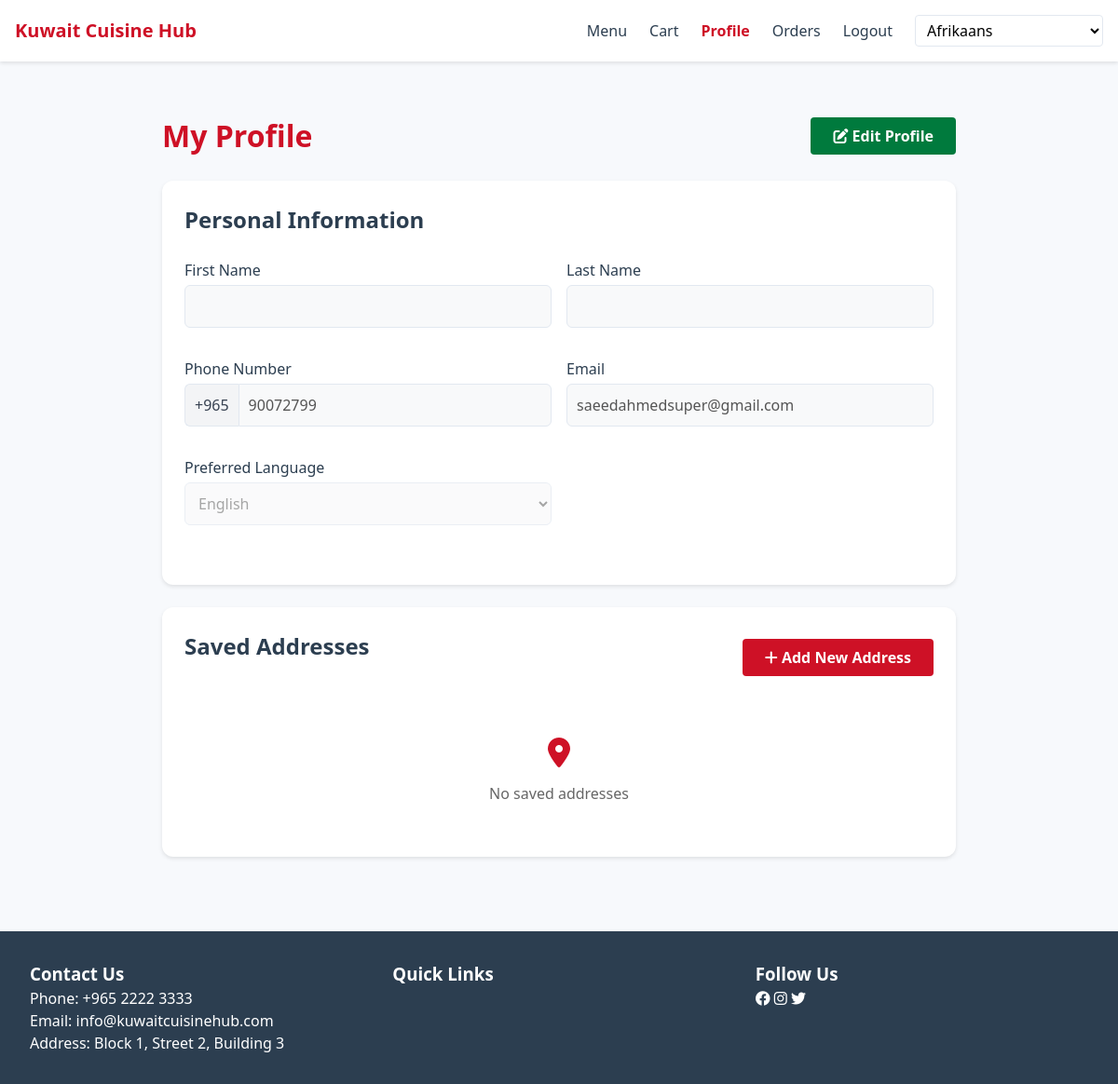
The app's page /accounts/profile/ (signed in) with its own data.
### accounts/models.py (models this page shows)
class User(AbstractUser):
    groups = models.ManyToManyField(
        'auth.Group',
        related_name='custom_user_set',
        blank=True,
        help_text='The groups this user belongs to.'
    )
    user_permissions = models.ManyToManyField(
        'auth.Permission',
        related_name='custom_user_set',
        blank=True,
        help_text='Specific permissions for this user.'
    )
    phone_regex = RegexValidator(
        regex=r'^\+965[0-9]{8}$',
        message=_(
            "Phone number must be entered in the format: '+96555555555'. Up to 8 digits allowed after country code.")
    )
    phone_number = models.CharField(
        _("Phone number"),
        validators=[phone_regex],
        max_length=12,  # +965 + 8 digits
        unique=True,
        help_text=_("Required. Format: +96555555555")
    )
    address = models.TextField(_("Address"))
    preferred_language = models.CharField(
        _("Preferred Language"),
        max_length=2,
        choices=[('ar', _('Arabic')), ('en', _('English'))],
        default='en'
    )
    USERNAME_FIELD = 'phone_number'
    REQUIRED_FIELDS = ['username', 'email']

### accounts/views.py (the view, shortened to what this page needs)
# urls.py: path('profile/', views.ProfileView.as_view(), name='profile'),
class ProfileView(LoginRequiredMixin, UpdateView):
    model = User
    form_class = UserProfileForm
    template_name = 'accounts/profile.html'
    success_url = reverse_lazy('accounts:profile')
    def get_object(self):
        return self.request.user

### accounts/forms.py (shortened to what this page needs)
class UserProfileForm(forms.ModelForm):
    class Meta:
        model = User
        fields = ['first_name', 'last_name', 'phone_number', 'email', 'preferred_language']

### accounts/templates/accounts/profile.html (shortened to what this page needs)
{% extends "base.html" %}
{% load i18n %}
{% block content %}
<div class="profile-container">
   <div class="profile-header">
       <h1>{% trans "My Profile" %}</h1>
       <button class="btn btn-secondary edit-profile-btn">
           <i class="fas fa-edit"></i> {% trans "Edit Profile" %}
       </button>
   </div>
   <div class="profile-content">
       <div class="profile-section">
           <h2>{% trans "Personal Information" %}</h2>
           <form method="post" class="profile-form" id="profileForm">
               <div class="form-grid">
                   <div class="form-group">
                       <label>{% trans "First Name" %}</label>
                       <input type="text" name="first_name" value="{{ user.first_name }}" disabled
                              class="form-input">
                   </div>
                   <div class="form-group">
                       <label>{% trans "Last Name" %}</label>
                       <input type="text" name="last_name" value="{{ user.last_name }}" disabled
                              class="form-input">
                   </div>
                   <div class="form-group">
                       <label>{% trans "Phone Number" %}</label>
                       <div class="input-group">
                           <span class="input-prefix">+965</span>
                           <input type="tel" name="phone_number" value="{{ user.phone_number|slice:'4:' }}"
                                  pattern="[0-9]{8}" placeholder="XXXXXXXX" class="form-input" disabled>
                       </div>
                   </div>
                   <div class="form-group">
                       <label>{% trans "Email" %}</label>
                       <input type="email" name="email" value="{{ user.email }}" disabled
                              class="form-input">
                   </div>
                   <div class="form-group">
                       <label>{% trans "Preferred Language" %}</label>
                       <select name="preferred_language" disabled class="form-select">
                           <option value="en" {% if user.preferred_language == 'en' %}selected{% endif %}>English</option>
                       </select>
                   </div>
               </div>
           </form>
       </div>
       <div class="profile-section">
           <div class="section-header">
               <h2>{% trans "Saved Addresses" %}</h2>
               <button class="btn btn-primary add-address-btn">
                   <i class="fas fa-plus"></i> {% trans "Add New Address" %}
               </button>
           </div>
           <div class="addresses-list">
               {% for address in user.addresses.all %}
                   <div class="address-card">
                       <div class="address-details">
                           <p class="area">{{ address.area }}, {% trans "Block" %} {{ address.block }}</p>
                           <p class="street">{% trans "Street" %} {{ address.street }}, {% trans "Building" %} {{ address.building }}</p>
                           {% if address.apartment %}
                               <p class="apartment">{% trans "Apartment" %} {{ address.apartment }}</p>
                           {% endif %}
                       </div>
                       <div class="address-actions">
                           <button class="btn-icon edit-address" data-address-id="{{ address.id }}">
                               <i class="fas fa-edit"></i>
                           </button>
                           <button class="btn-icon delete-address" data-address-id="{{ address.id }}">
                               <i class="fas fa-trash"></i>
                           </button>
                       </div>
                   </div>
               {% empty %}
                   <div class="no-addresses">
                       <i class="fas fa-map-marker-alt"></i>
                       <p>{% trans "No saved addresses" %}</p>
                   </div>
               {% endfor %}
           </div>
       </div>
   </div>
</div>
{% endblock %}

### templates/base.html (style rules this page uses)
:root { --primary-color: #CE1126; --secondary-color: #007A3D; --accent-color: #B8985D; --text-color: #2C3E50; --light-bg: #F7F9FC; --border-color: #E2E8F0; --font-sm: 0.875rem; --font-base: 1rem; --font-lg: 1.125rem; --font-xl: 1.25rem; --spacing-xs: 0.25rem; --spacing-sm: 0.5rem; --spacing-md: 1rem; --spacing-lg: 1.5rem; --spacing-xl: 2rem; }
body { font-family: system-ui, -apple-system, BlinkMacSystemFont, 'Segoe UI', Roboto, Oxygen, Ubuntu, Cantarell, sans-serif; color: var(--text-color); line-height: 1.5; background-color: var(--light-bg); }
.btn { display: inline-block; padding: var(--spacing-sm) var(--spacing-lg); border-radius: 4px; font-weight: 600; text-decoration: none; cursor: pointer; transition: all 0.3s ease; }
.btn-primary { background-color: var(--primary-color); color: white; border: none; }
.btn-secondary { background-color: var(--secondary-color); color: white; border: none; }

### accounts/templates/accounts/profile.html (style rules this page uses)
.profile-container { max-width: 900px; margin: 0 auto; padding: var(--spacing-lg); }
.profile-header { display: flex; justify-content: space-between; align-items: center; margin-bottom: var(--spacing-lg); }
.profile-header h1 { font-size: 2rem; color: var(--primary-color); margin: 0; }
.profile-section { background: white; padding: var(--spacing-lg); border-radius: 12px; box-shadow: 0 2px 4px rgba(0,0,0,0.1); margin-bottom: var(--spacing-lg); }
.profile-section h2 { color: var(--text-color); margin-bottom: var(--spacing-lg); font-size: 1.5rem; }
.form-grid { display: grid; grid-template-columns: repeat(2, 1fr); gap: var(--spacing-md); margin-bottom: var(--spacing-lg); }
.form-group { margin-bottom: var(--spacing-md); }
.form-group label { display: block; margin-bottom: var(--spacing-xs); font-weight: 500; color: var(--text-color); }
.form-input, .form-select { width: 100%; padding: 10px; border: 1px solid var(--border-color); border-radius: 6px; font-size: 1rem; background-color: white; transition: all 0.3s ease; }
.form-input:disabled, .form-select:disabled { background-color: #f8f9fa; cursor: not-allowed; }
.input-group { display: flex; align-items: stretch; }
.input-prefix { background: #f3f4f6; padding: 10px; border: 1px solid var(--border-color); border-right: none; border-radius: 6px 0 0 6px; color: #374151; font-weight: 500; }
.input-group input { border-radius: 0 6px 6px 0; flex: 1; }
.section-header { display: flex; justify-content: space-between; align-items: center; margin-bottom: var(--spacing-lg); }
.addresses-list { display: grid; gap: var(--spacing-md); }
.no-addresses { text-align: center; padding: var(--spacing-xl); color: #666; }
.no-addresses i { font-size: 2rem; margin-bottom: var(--spacing-md); color: var(--primary-color); }

### records on screen
User: phone_number "90072799", email "saeedahmedsuper@gmail.com", preferred_language "English"

### other values on screen
form field language "Afrikaans"
